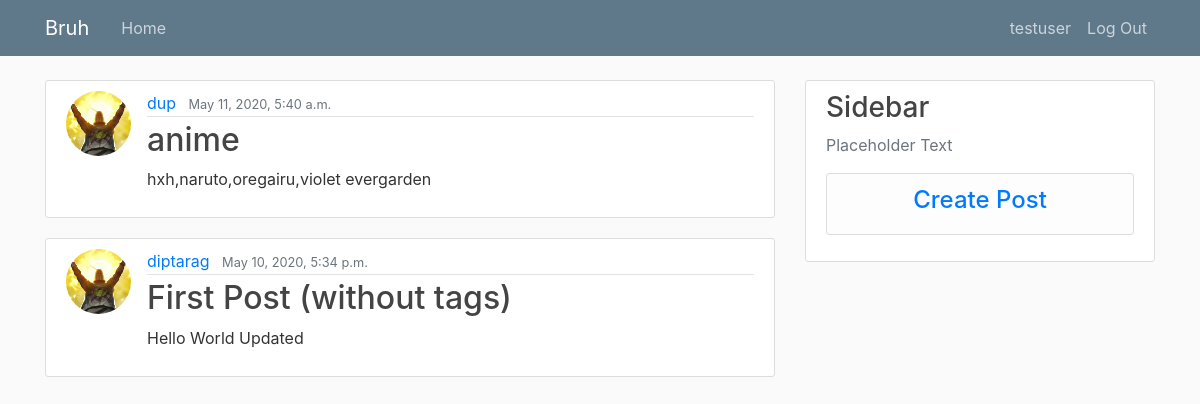
The app's page / (signed in) with its own data.
### Post/models.py (models this page shows, shortened)
class Post(models.Model):
	title = models.CharField(max_length=100)
	content = models.TextField()
	date_posted = models.DateTimeField(default=timezone.now)
	author = models.ForeignKey(User, on_delete=models.CASCADE)
	views = models.ManyToManyField(User, related_name='post_views', blank = True)
	likers = models.ManyToManyField(User, related_name = 'likers', blank = True)

### user/models.py (models this page shows, shortened)
class Profile(models.Model):
    user = models.OneToOneField(User, on_delete=models.CASCADE)
    image = models.ImageField(default='default.jpg', upload_to='profile_pics')
    bio = models.TextField(unique=False, default=" ")
    country = models.CharField(max_length=50, default=" ")
    gender = models.IntegerField(choices=SEX, default=0)

### Post/views.py (the view)
# urls.py: path('', PostListView.as_view(), name='blog-home'),
class PostListView(ListView):
    model = Post
    template_name = 'Post/home.html'  # <app>/<model>_<viewtype>.html
    context_object_name = 'posts'
    ordering = ['-date_posted']

### Post/templates/Post/home.html
{%  extends "base.html" %}
{% block content %}
<body>
	{% for post in posts %}
	<article class="media content-section">
				<img class = "rounded-circle article-img" src = "{{post.author.profile.image.url}}">
  <div class="media-body">
    <div class="article-metadata">
      <a class="mr-2" href="{% url 'profile' slug=post.author.username %}">{{ post.author }}</a>
      <small class="text-muted">{{ post.date_posted }}</small>
    </div>
    <h2><a class="article-title" href="{% url 'post-detail' post.id %}">{{ post.title }}</a></h2>
    <p class="article-content">{{ post.content }}</p>
  </div>
</article>
	{% endfor %}
</body>
{% endblock content %}

### templates/base.html (shortened to what this page needs)
{% load static %}
<!DOCTYPE HTML>
<html lang="en">
  <head>
     <link rel="stylesheet" href="https://stackpath.bootstrapcdn.com/bootstrap/4.1.3/css/bootstrap.min.css">
	<link rel="stylesheet" type="text/css" href="{%static 'main.css' %}">
</head>
<body>
	<header class="site-header">
  <nav class="navbar navbar-expand-md navbar-dark bg-steel fixed-top">
    <div class="container">
      <a class="navbar-brand mr-4" href="/">Bruh</a>
      <div class="collapse navbar-collapse" id="navbarToggle">
        <div class="navbar-nav mr-auto">
          <a class="nav-item nav-link" href="{% url 'blog-home' %}">Home</a>
        </div>
        <div class="navbar-nav">
          {% if user.is_authenticated%}
                      <a class="nav-item nav-link" href="{% url 'profile' slug=user.username %}"> {{user.username }}</a>
                      <a class="nav-item nav-link" href="{% url 'logout' %}">Log Out</a>
          {% else %}
                      <a class="nav-item nav-link" href="{% url 'login' %}">Login</a>
                      <a class="nav-item nav-link" href="{% url 'register' %}">Register</a>
          {% endif %}
        </div>
      </div>
    </div>
  </nav>
</header>
<main role="main" class="container">
  <div class="row">
    <div class="col-md-8">
      {% block content %}{% endblock %}
    </div>
    <div class="col-md-4">
      <div class="content-section">
        <h3>Sidebar</h3>
        <p class='text-muted'>Placeholder Text</p>
          <ul class="list-group">
            {% if user.is_authenticated%}
                <li class="list-group-item list-group-item-light"> <h4 align = "center" ><a href = "{% url 'post-create' %}"> Create Post </a> </h4></li>
            {% endif %}
          </ul>
      </div>
    </div>
  </div>
</main>
  </body>
</html>

### user/static/main.css (style rules this page uses)
body { background: #fafafa; color: #333333; margin-top: 5rem; }
h1, h2, h3, h4, h5, h6 { color: #444444; }
ul { margin: 0; }
.bg-steel { background-color: #5f788a; }
.site-header .navbar-nav .nav-link { color: #cbd5db; }
.content-section { background: #ffffff; padding: 10px 20px; border: 1px solid #dddddd; border-radius: 3px; margin-bottom: 20px; }
.article-title { color: #444444; }
.article-content { white-space: pre-line; }
.article-img { height: 65px; width: 65px; margin-right: 16px; }
.article-metadata { padding-bottom: 1px; margin-bottom: 4px; border-bottom: 1px solid #e3e3e3 }

### records on screen
Post: author.profile.image (placeholder picture), author "dup", date_posted "May 11, 2020, 5:40 a.m.", title "anime", content "hxh,naruto,oregairu,violet evergarden"
Post: author.profile.image (placeholder picture), author "diptarag", date_posted "May 10, 2020, 5:34 p.m.", title "First Post (without tags)", content "Hello World Updated"

### other values on screen
{{ user.username }} "testuser"
